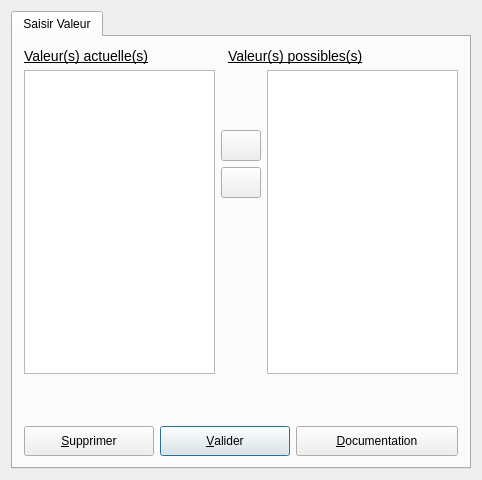
<ui version="4.0" >
 <class>DPlusInto</class>
 <widget class="QWidget" name="DPlusInto" >
  <property name="geometry" >
   <rect>
    <x>0</x>
    <y>0</y>
    <width>482</width>
    <height>480</height>
   </rect>
  </property>
  <property name="minimumSize" >
   <size>
    <width>350</width>
    <height>0</height>
   </size>
  </property>
  <property name="windowTitle" >
   <string>DUnIn</string>
  </property>
  <layout class="QGridLayout" >
   <item row="0" column="0" >
    <widget class="QTabWidget" name="tabuniqueinto" >
     <widget class="QWidget" name="Widget8" >
      <property name="geometry" >
       <rect>
        <x>0</x>
        <y>0</y>
        <width>460</width>
        <height>435</height>
       </rect>
      </property>
      <attribute name="title" >
       <string>Saisir Valeur</string>
      </attribute>
      <layout class="QGridLayout" >
       <item row="0" column="0" colspan="2" >
        <widget class="QLabel" name="textLabel1" >
         <property name="text" >
          <string>&lt;u>&lt;font size="+1">Valeur(s) actuelle(s)&lt;/font>&lt;/u></string>
         </property>
         <property name="wordWrap" >
          <bool>false</bool>
         </property>
        </widget>
       </item>
       <item row="3" column="0" >
        <widget class="QPushButton" name="bSup" >
         <property name="minimumSize" >
          <size>
           <width>130</width>
           <height>30</height>
          </size>
         </property>
         <property name="toolTip" >
          <string>suppression du mot clef</string>
         </property>
         <property name="text" >
          <string>&amp;Supprimer</string>
         </property>
         <property name="shortcut" >
          <string>Alt+S</string>
         </property>
         <property name="autoDefault" >
          <bool>true</bool>
         </property>
        </widget>
       </item>
       <item row="3" column="1" colspan="2" >
        <widget class="QPushButton" name="bOk" >
         <property name="minimumSize" >
          <size>
           <width>130</width>
           <height>30</height>
          </size>
         </property>
         <property name="toolTip" >
          <string>validation de la saisie</string>
         </property>
         <property name="text" >
          <string>&amp;Valider</string>
         </property>
         <property name="shortcut" >
          <string>Shift+A, Alt+A, Alt+A, Alt+A</string>
         </property>
         <property name="autoDefault" >
          <bool>true</bool>
         </property>
         <property name="default" >
          <bool>true</bool>
         </property>
        </widget>
       </item>
       <item row="3" column="3" >
        <widget class="QPushButton" name="bHelp" >
         <property name="sizePolicy" >
          <sizepolicy vsizetype="Fixed" hsizetype="Minimum" >
           <horstretch>150</horstretch>
           <verstretch>0</verstretch>
          </sizepolicy>
         </property>
         <property name="minimumSize" >
          <size>
           <width>130</width>
           <height>30</height>
          </size>
         </property>
         <property name="toolTip" >
          <string>affichage documentation aster</string>
         </property>
         <property name="text" >
          <string>&amp;Documentation</string>
         </property>
         <property name="shortcut" >
          <string>Alt+D</string>
         </property>
         <property name="autoDefault" >
          <bool>true</bool>
         </property>
        </widget>
       </item>
       <item row="2" column="0" colspan="4" >
        <widget class="QLabel" name="Commentaire" >
         <property name="minimumSize" >
          <size>
           <width>0</width>
           <height>40</height>
          </size>
         </property>
         <property name="text" >
          <string/>
         </property>
         <property name="wordWrap" >
          <bool>false</bool>
         </property>
        </widget>
       </item>
       <item row="1" column="0" colspan="4" >
        <layout class="QHBoxLayout" >
         <item>
          <widget class="QListWidget" name="LBValeurs" />
         </item>
         <item>
          <layout class="QVBoxLayout" >
           <item>
            <spacer name="spacer2" >
             <property name="orientation" >
              <enum>Qt::Vertical</enum>
             </property>
             <property name="sizeType" >
              <enum>QSizePolicy::Expanding</enum>
             </property>
             <property name="sizeHint" stdset="0" >
              <size>
               <width>21</width>
               <height>44</height>
              </size>
             </property>
            </spacer>
           </item>
           <item>
            <layout class="QVBoxLayout" >
             <item>
              <widget class="QToolButton" name="BAjout1Val" >
               <property name="minimumSize" >
                <size>
                 <width>40</width>
                 <height>31</height>
                </size>
               </property>
               <property name="maximumSize" >
                <size>
                 <width>40</width>
                 <height>31</height>
                </size>
               </property>
               <property name="toolTip" >
                <string>enleve l occurence selectionnee</string>
               </property>
               <property name="text" >
                <string/>
               </property>
               <property name="icon" >
                <iconset>
                 <normaloff>../../EficasV1/Editeur/icons/arrow_left.gif</normaloff>../../EficasV1/Editeur/icons/arrow_left.gif</iconset>
               </property>
              </widget>
             </item>
             <item>
              <widget class="QToolButton" name="BSup1Val" >
               <property name="minimumSize" >
                <size>
                 <width>40</width>
                 <height>31</height>
                </size>
               </property>
               <property name="maximumSize" >
                <size>
                 <width>40</width>
                 <height>31</height>
                </size>
               </property>
               <property name="toolTip" >
                <string>ajoute la valeur saisie sous l occurence selectionnée (en fin de liste si il n y a pas de selection)</string>
               </property>
               <property name="text" >
                <string/>
               </property>
               <property name="icon" >
                <iconset>
                 <normaloff>../Editeur/icons/arrow_right.gif</normaloff>../Editeur/icons/arrow_right.gif</iconset>
               </property>
              </widget>
             </item>
             <item>
              <spacer name="spacer3" >
               <property name="orientation" >
                <enum>Qt::Vertical</enum>
               </property>
               <property name="sizeType" >
                <enum>QSizePolicy::Expanding</enum>
               </property>
               <property name="sizeHint" stdset="0" >
                <size>
                 <width>21</width>
                 <height>176</height>
                </size>
               </property>
              </spacer>
             </item>
            </layout>
           </item>
          </layout>
         </item>
         <item>
          <widget class="QListWidget" name="listBoxVal" />
         </item>
        </layout>
       </item>
       <item row="0" column="2" colspan="2" >
        <widget class="QLabel" name="textLabel1_2" >
         <property name="text" >
          <string>&lt;u>&lt;font size="+1">Valeur(s) possibles(s)&lt;/font>&lt;/u></string>
         </property>
         <property name="wordWrap" >
          <bool>false</bool>
         </property>
        </widget>
       </item>
      </layout>
     </widget>
    </widget>
   </item>
  </layout>
 </widget>
 <layoutdefault spacing="6" margin="11" />
 <tabstops>
  <tabstop>listBoxVal</tabstop>
  <tabstop>tabuniqueinto</tabstop>
  <tabstop>bSup</tabstop>
  <tabstop>bOk</tabstop>
  <tabstop>bHelp</tabstop>
  <tabstop>LBValeurs</tabstop>
 </tabstops>
 <resources/>
 <connections/>
</ui>
